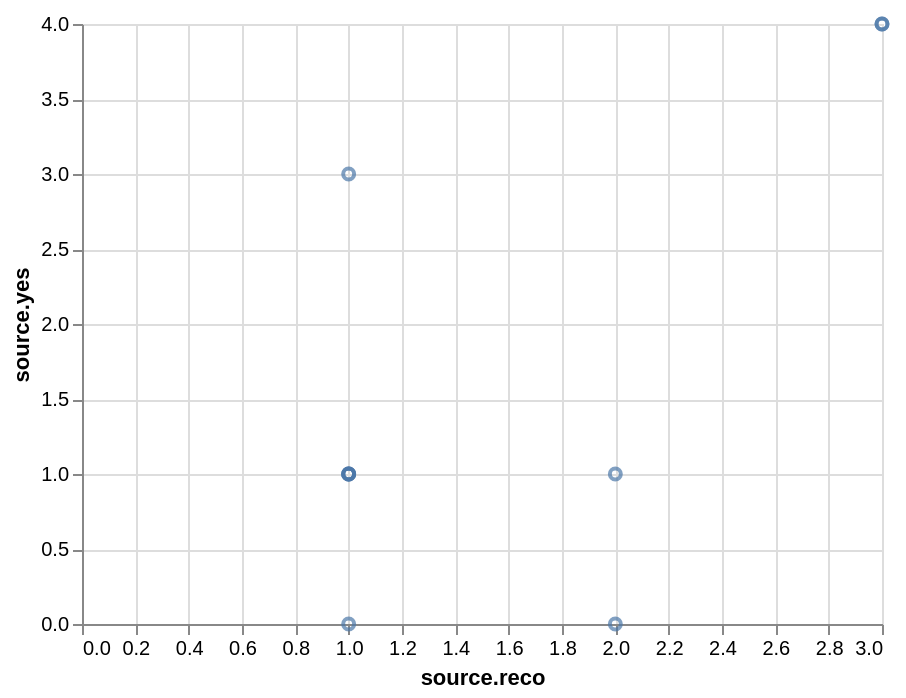

Vega-Lite specification stored for this chart:
### Vega specification from a JSON file in a GitHub repository (floating-point values rounded to 4 significant figures)
{"$schema": "https://vega.github.io/schema/vega/v5.json", "background": "white", "padding": 5, "width": 400, "height": 300, "style": "cell", "data": [{"name": "source_0", "values": {"hits": {"hits": [{"source": {"reco": 2, "yes": 1}}, {"source": {"reco": 3, "yes": 4}}, {"source": {"reco": 2, "yes": 0}}, {"source": {"reco": 1, "yes": 3}}, {"source": {"reco": 3, "yes": 4}}, {"source": {"reco": 1, "yes": 1}}, {"source": {"reco": 1, "yes": 1}}, {"source": {"reco": 1, "yes": 1}}, {"source": {"reco": 1, "yes": 0}}, {"source": {"reco": 1, "yes": 1}}]}}, "format": {"property": "hits.hits"}}, {"name": "data_0", "source": "source_0", "transform": [{"type": "formula", "expr": "datum[\"source\"] && datum[\"source\"][\"reco\"]", "as": "source.reco"}, {"type": "formula", "expr": "datum[\"source\"] && datum[\"source\"][\"yes\"]", "as": "source.yes"}, {"type": "filter", "expr": "isValid(datum[\"source.reco\"]) && isFinite(+datum[\"source.reco\"]) && isValid(datum[\"source.yes\"]) && isFinite(+datum[\"source.yes\"])"}]}], "marks": [{"name": "marks", "type": "symbol", "style": ["point"], "from": {"data": "data_0"}, "encode": {"update": {"opacity": {"value": 0.7}, "fill": {"value": "transparent"}, "stroke": {"value": "#4c78a8"}, "ariaRoleDescription": {"value": "point"}, "description": {"signal": "\"source.reco: \" + (format(datum[\"source.reco\"], \"\")) + \"; source.yes: \" + (format(datum[\"source.yes\"], \"\"))"}, "x": {"scale": "x", "field": "source\\.reco"}, "y": {"scale": "y", "field": "source\\.yes"}}}}], "scales": [{"name": "x", "type": "linear", "domain": {"data": "data_0", "field": "source\\.reco"}, "range": [0, {"signal": "width"}], "nice": true, "zero": true}, {"name": "y", "type": "linear", "domain": {"data": "data_0", "field": "source\\.yes"}, "range": [{"signal": "height"}, 0], "nice": true, "zero": true}], "axes": [{"scale": "x", "orient": "bottom", "gridScale": "y", "grid": true, "tickCount": {"signal": "ceil(width/40)"}, "domain": false, "labels": false, "aria": false, "maxExtent": 0, "minExtent": 0, "ticks": false, "zindex": 0}, {"scale": "y", "orient": "left", "gridScale": "x", "grid": true, "tickCount": {"signal": "ceil(height/40)"}, "domain": false, "labels": false, "aria": false, "maxExtent": 0, "minExtent": 0, "ticks": false, "zindex": 0}, {"scale": "x", "orient": "bottom", "grid": false, "title": "source.reco", "labelFlush": true, "labelOverlap": true, "tickCount": {"signal": "ceil(width/40)"}, "zindex": 0}, {"scale": "y", "orient": "left", "grid": false, "title": "source.yes", "labelOverlap": true, "tickCount": {"signal": "ceil(height/40)"}, "zindex": 0}]}
